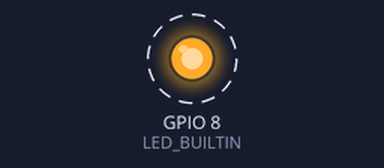
A sketch run on a simulated ESP32-C3. Shown: output pins drawn as LEDs (lit = HIGH). Dashed ring = blinking. What the sketch prints to the serial monitor is not drawn.

Above: at 0.7 s.
Timing chart, 0 to 3.5 s (numbered marks = the images above):
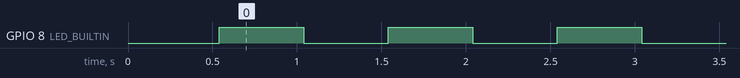

Measured:
- by itself, GPIO 8 (LED_BUILTIN): alternates HIGH for 0.50 s and LOW for 0.50 s

The sketch:

maxus_bridge.ino
```cpp
/*
 * MAXUS 9 EV - ESP32 Bridge  (Phase 2)
 * Step 1: board + toolchain bring-up / board-check.
 *
 * Goal: prove the Arduino build+flash pipeline works AND confirm this board is a
 * classic ESP32 (WROOM-32) that supports Bluetooth Classic (SPP) - the hard
 * requirement for talking to the ELM327 in later steps.
 *
 * The include below is a COMPILE-TIME board gate: BluetoothSerial.h hard-errors on
 * chips without BT Classic (ESP32-S3 / C3 / S2). If this sketch compiles, the board
 * has BT Classic. The runtime chip-model print confirms it a second way.
 *
 * No OBD / Bluetooth / WiFi activity yet - that starts in Step 2.
 * Board: "ESP32 Dev Module". Serial Monitor @ 115200.
 */

#include "BluetoothSerial.h"   // compile-time BT-Classic gate (not used yet)

#ifndef LED_BUILTIN
#define LED_BUILTIN 2           // most ESP32 DevKit boards: onboard LED on GPIO2
#endif

void setup() {
  Serial.begin(115200);
  delay(500);                   // let USB-serial settle

  Serial.println();
  Serial.println("========================================");
  Serial.println(" MAXUS 9 EV - ESP32 Bridge | Step 1 check");
  Serial.println("========================================");
  Serial.printf("Chip model   : %s\n", ESP.getChipModel());
  Serial.printf("Chip revision: %d\n", ESP.getChipRevision());
  Serial.printf("CPU cores    : %d\n", ESP.getChipCores());
  Serial.printf("CPU freq     : %d MHz\n", getCpuFrequencyMhz());
  Serial.printf("Flash size   : %u bytes\n", ESP.getFlashChipSize());
  Serial.println("BT Classic   : available (this sketch compiled)");
  Serial.println("----------------------------------------");
  Serial.println("Expect chip model 'ESP32' (WROOM-32). If it reads");
  Serial.println("ESP32-S3 / ESP32-C3, this board is BLE-only and");
  Serial.println("cannot talk to the ELM327 - swap for a WROOM-32.");
  Serial.println("========================================");

  pinMode(LED_BUILTIN, OUTPUT);
}

void loop() {
  static uint32_t beats = 0;

  digitalWrite(LED_BUILTIN, HIGH);
  delay(500);
  digitalWrite(LED_BUILTIN, LOW);
  delay(500);

  Serial.printf("[heartbeat] alive %u s, free heap %u bytes\n",
                ++beats, ESP.getFreeHeap());
}
```
